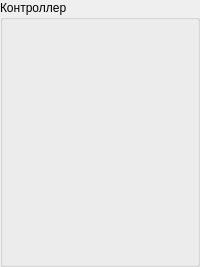
    <widget class="QGroupBox" name="controller_container">
     <property name="title">
      <string>Контроллер</string>
     </property>
     <layout class="QGridLayout" name="controller_layout">
      <property name="leftMargin">
       <number>1</number>
      </property>
      <property name="topMargin">
       <number>1</number>
      </property>
      <property name="rightMargin">
       <number>1</number>
      </property>
      <property name="bottomMargin">
       <number>1</number>
      </property>
      <property name="spacing">
       <number>1</number>
      </property>
      <item row="1" column="0">
       <widget class="InoutCheckBoxWidget" name="field_sync" native="true">
        <property name="sizePolicy">
         <sizepolicy hsizetype="Preferred" vsizetype="Fixed">
          <horstretch>0</horstretch>
          <verstretch>0</verstretch>
         </sizepolicy>
        </property>
        <property name="minimumSize">
         <size>
          <width>0</width>
          <height>26</height>
         </size>
        </property>
        <property name="maximumSize">
         <size>
          <width>16777215</width>
          <height>26</height>
         </size>
        </property>
       </widget>
      </item>
      <item row="0" column="0">
       <widget class="InoutCheckBoxWidget" name="autofocus" native="true">
        <property name="sizePolicy">
         <sizepolicy hsizetype="Preferred" vsizetype="Fixed">
          <horstretch>0</horstretch>
          <verstretch>0</verstretch>
         </sizepolicy>
        </property>
        <property name="minimumSize">
         <size>
          <width>0</width>
          <height>26</height>
         </size>
        </property>
        <property name="maximumSize">
         <size>
          <width>16777215</width>
          <height>26</height>
         </size>
        </property>
       </widget>
      </item>
      <item row="7" column="0">
       <widget class="InoutIntWidget" name="hard_ver" native="true">
        <property name="sizePolicy">
         <sizepolicy hsizetype="Preferred" vsizetype="Fixed">
          <horstretch>0</horstretch>
          <verstretch>0</verstretch>
         </sizepolicy>
        </property>
        <property name="minimumSize">
         <size>
          <width>0</width>
          <height>26</height>
         </size>
        </property>
        <property name="maximumSize">
         <size>
          <width>16777215</width>
          <height>26</height>
         </size>
        </property>
       </widget>
      </item>
      <item row="3" column="0">
       <widget class="InoutIntWidget" name="fc1_status" native="true">
        <property name="sizePolicy">
         <sizepolicy hsizetype="Preferred" vsizetype="Fixed">
          <horstretch>0</horstretch>
          <verstretch>0</verstretch>
         </sizepolicy>
        </property>
        <property name="minimumSize">
         <size>
          <width>0</width>
          <height>26</height>
         </size>
        </property>
        <property name="maximumSize">
         <size>
          <width>16777215</width>
          <height>26</height>
         </size>
        </property>
       </widget>
      </item>
      <item row="2" column="0">
       <widget class="InoutIntWidget" name="fc0_status" native="true">
        <property name="sizePolicy">
         <sizepolicy hsizetype="Preferred" vsizetype="Fixed">
          <horstretch>0</horstretch>
          <verstretch>0</verstretch>
         </sizepolicy>
        </property>
        <property name="minimumSize">
         <size>
          <width>0</width>
          <height>26</height>
         </size>
        </property>
        <property name="maximumSize">
         <size>
          <width>16777215</width>
          <height>26</height>
         </size>
        </property>
       </widget>
      </item>
      <item row="6" column="0">
       <widget class="InoutIntWidget" name="controller_id" native="true">
        <property name="sizePolicy">
         <sizepolicy hsizetype="Preferred" vsizetype="Fixed">
          <horstretch>0</horstretch>
          <verstretch>0</verstretch>
         </sizepolicy>
        </property>
        <property name="minimumSize">
         <size>
          <width>0</width>
          <height>26</height>
         </size>
        </property>
        <property name="maximumSize">
         <size>
          <width>16777215</width>
          <height>26</height>
         </size>
        </property>
       </widget>
      </item>
      <item row="5" column="0">
       <widget class="InoutIntWidget" name="com_status" native="true">
        <property name="sizePolicy">
         <sizepolicy hsizetype="Preferred" vsizetype="Fixed">
          <horstretch>0</horstretch>
          <verstretch>0</verstretch>
         </sizepolicy>
        </property>
        <property name="minimumSize">
         <size>
          <width>0</width>
          <height>26</height>
         </size>
        </property>
        <property name="maximumSize">
         <size>
          <width>16777215</width>
          <height>26</height>
         </size>
        </property>
       </widget>
      </item>
      <item row="4" column="0">
       <widget class="InoutIntWidget" name="eth_status" native="true">
        <property name="sizePolicy">
         <sizepolicy hsizetype="Preferred" vsizetype="Fixed">
          <horstretch>0</horstretch>
          <verstretch>0</verstretch>
         </sizepolicy>
        </property>
        <property name="minimumSize">
         <size>
          <width>0</width>
          <height>26</height>
         </size>
        </property>
        <property name="maximumSize">
         <size>
          <width>16777215</width>
          <height>26</height>
         </size>
        </property>
       </widget>
      </item>
      <item row="8" column="0">
       <widget class="InoutIntWidget" name="soft_ver" native="true">
        <property name="sizePolicy">
         <sizepolicy hsizetype="Preferred" vsizetype="Fixed">
          <horstretch>0</horstretch>
          <verstretch>0</verstretch>
         </sizepolicy>
        </property>
        <property name="minimumSize">
         <size>
          <width>0</width>
          <height>26</height>
         </size>
        </property>
        <property name="maximumSize">
         <size>
          <width>16777215</width>
          <height>26</height>
         </size>
        </property>
       </widget>
      </item>
      <item row="8" column="3">
       <widget class="InoutIntWidget" name="year" native="true">
        <property name="sizePolicy">
         <sizepolicy hsizetype="Preferred" vsizetype="Fixed">
          <horstretch>0</horstretch>
          <verstretch>0</verstretch>
         </sizepolicy>
        </property>
        <property name="minimumSize">
         <size>
          <width>0</width>
          <height>26</height>
         </size>
        </property>
        <property name="maximumSize">
         <size>
          <width>16777215</width>
          <height>26</height>
         </size>
        </property>
       </widget>
      </item>
      <item row="7" column="3">
       <widget class="InoutIntWidget" name="minutes" native="true">
        <property name="sizePolicy">
         <sizepolicy hsizetype="Preferred" vsizetype="Fixed">
          <horstretch>0</horstretch>
          <verstretch>0</verstretch>
         </sizepolicy>
        </property>
        <property name="minimumSize">
         <size>
          <width>0</width>
          <height>26</height>
         </size>
        </property>
        <property name="maximumSize">
         <size>
          <width>16777215</width>
          <height>26</height>
         </size>
        </property>
       </widget>
      </item>
      <item row="6" column="3">
       <widget class="InoutIntWidget" name="hours" native="true">
        <property name="sizePolicy">
         <sizepolicy hsizetype="Preferred" vsizetype="Fixed">
          <horstretch>0</horstretch>
          <verstretch>0</verstretch>
         </sizepolicy>
        </property>
        <property name="minimumSize">
         <size>
          <width>0</width>
          <height>26</height>
         </size>
        </property>
        <property name="maximumSize">
         <size>
          <width>16777215</width>
          <height>26</height>
         </size>
        </property>
       </widget>
      </item>
      <item row="5" column="3">
       <widget class="InoutIntWidget" name="month" native="true">
        <property name="sizePolicy">
         <sizepolicy hsizetype="Preferred" vsizetype="Fixed">
          <horstretch>0</horstretch>
          <verstretch>0</verstretch>
         </sizepolicy>
        </property>
        <property name="minimumSize">
         <size>
          <width>0</width>
          <height>26</height>
         </size>
        </property>
        <property name="maximumSize">
         <size>
          <width>16777215</width>
          <height>26</height>
         </size>
        </property>
       </widget>
      </item>
      <item row="1" column="3">
       <widget class="InoutStringWidget" name="field_sync_channel" native="true"/>
      </item>
      <item row="0" column="3">
       <widget class="InoutStringWidget" name="autofocus_channel" native="true"/>
      </item>
     </layout>
    </widget>
